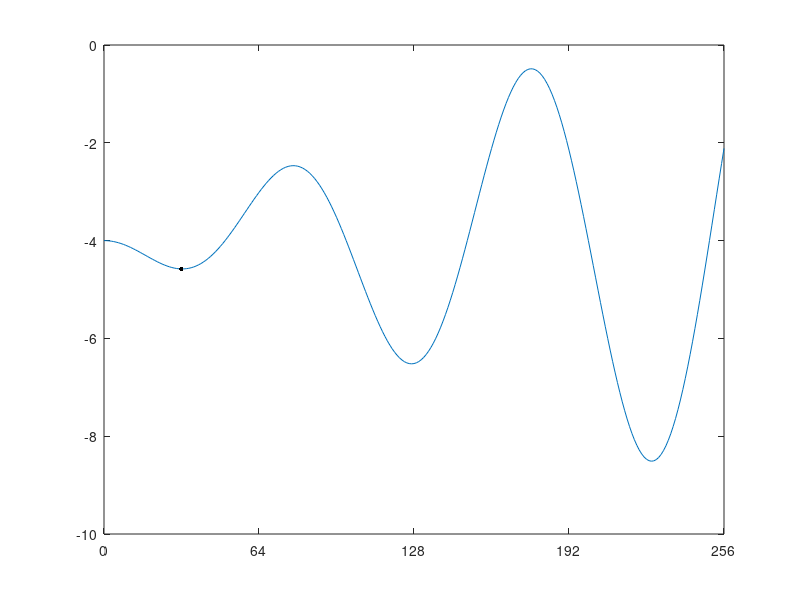
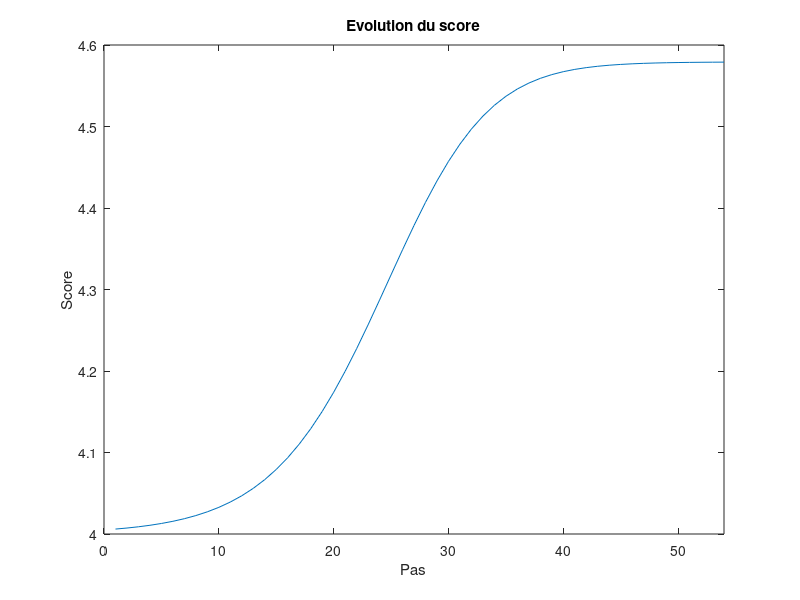

MATLAB code to generate these figures, in order:
clear all
close all

%pour obtenir la dérivée
%syms f(x)
%f(x) = sin(2*pi*0.01*x).*(-x)*0.02 -4;
%Df = diff(f);

lambda = 40;%10

%fonctionnelle avec minimums locaux
f = @(x) sin(2*pi*0.01*x).*(-x)*0.02 -4;
Df = @(x) - sin((pi*x)/50)/50 - (x*pi*cos((pi*x)/50))/2500;

%fonctionnelle parabolique
% f = @(x) 0.001.*x.*x - 0.255.*x;
% Df = @(x) x/500 - 51/200;

x_vecteur = 0:1:2^8;
y_vecteur = f(x_vecteur);

step = 0;
max_steps = 200;
score_vector = NaN(1,max_steps+1);%+1 case pour l'interation 0

x = randi(2^8);%individu au hasard
y = f(x);

figure
plot(x_vecteur,y_vecteur);
hold on
plot(x,y,'.k');
hold off

y_precedent = inf;

while abs(y-y_precedent) > 1e-4
    step = step + 1;
    y_precedent = y;
    
    x = x - lambda*Df(x);
    y = f(x);
    score_vector(1,step+1) = -y;
    
    fprintf("\nPas %i --------------\n",step);
    fprintf("x = %f\n",x);
    fprintf("y = %f\n",y);
    
    plot(x_vecteur,y_vecteur);
    hold on
    plot(x,y,'.k',"MarkerSize",10);
    hold off
    xlim([0 2^8]);
    xticks([0 64 128 192 256]);
    drawnow limitrate
    
    pause(0.05);%attente de 50ms
end

fprintf("\nCritère de convergence atteint\n");

%tracé de l'évolution du score
figure
score_vector = score_vector(1,1:step+1);
plot(0:step,score_vector);
xlabel("Pas");
ylabel("Score");
title("Evolution du score");
xlim([0 step])



